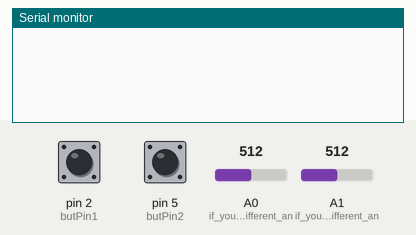
Bench run of a sketch on a simulated Arduino Uno, built with avr-gcc and run on an emulated ATmega328P. Shown: the last lines printed to the serial monitor. The test bench sets the inputs (shaded band); at power-on: pin 2 (butPin1) HIGH, pin 5 (butPin2) HIGH, A0 (if_you_use_a_different_an) = 512, A1 (if_you_use_a_different_an) = 512.

Above: at 1.2 s.
1.3 s: pin 2 (butPin1) pulled LOW for 0.15 s
At 2.1 s:
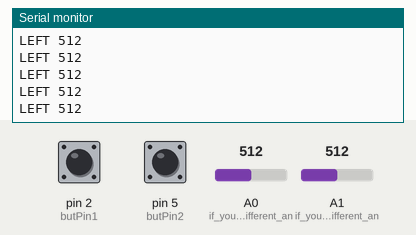
2.9 s: pin 5 (butPin2) pulled LOW for 0.15 s
At 4.5 s:
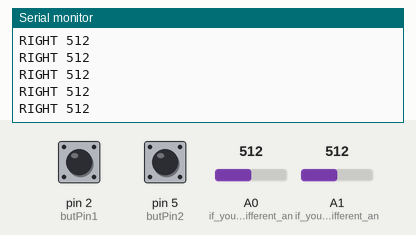

Measured:
- after the input at 1.3 s, the serial monitor: prints a new line at once (image 1)
- after the input at 2.9 s, the serial monitor: prints a new line at once (image 2)

The sketch:

TennisController.ino
```cpp
const int butPin1 = 2; //if you use a different pin, change it
const int butPin2 = 5; //if you use a different pin, change it

void setup()
{
  pinMode(butPin1, INPUT);
  pinMode(butPin2, INPUT);
  digitalWrite(2, HIGH);
  digitalWrite(5, HIGH);

  Serial.begin(9600);
  pinMode(A0,INPUT); //if you use a different analog output, change it
  pinMode(A1,INPUT); //if you use a different analog output, change it
}

void loop()
{
  if (digitalRead(butPin1) == LOW)
  {
    int analog1 = analogRead(0);
    String a = (String)analog1;
    Serial.println("LEFT " + a);
    delay(25);
  }

  if (digitalRead(butPin2) == LOW)
  {
    int analog2 = analogRead(1);
    String b = (String)analog2;
    Serial.println("RIGHT " + b);
    delay(25);
  }
}
```
